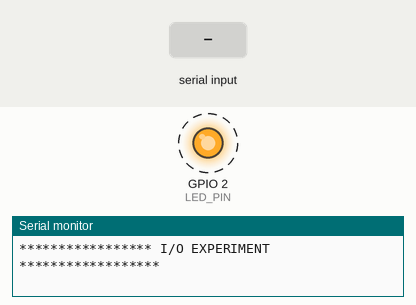
Bench run of a sketch on a simulated ESP32. On the bench: output pins drawn as LEDs (lit = HIGH), the last lines printed to the serial monitor. Dashed ring = blinking. The test bench sets the inputs (shaded band).

Above: at 2.25 s.
2.3 s: "5\n" received over Serial
At 3.6 s:
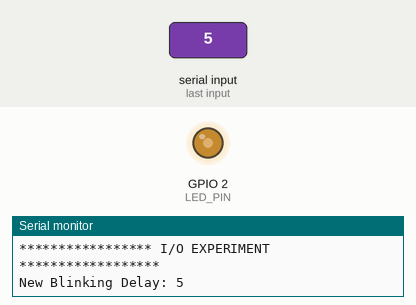
4.0 s: "90,45\n" received over Serial
At 4.23 s:
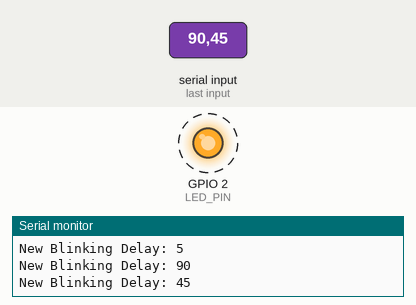
Timing chart, 0 to 13.0 s (numbered marks = the images above; inputs shaded):
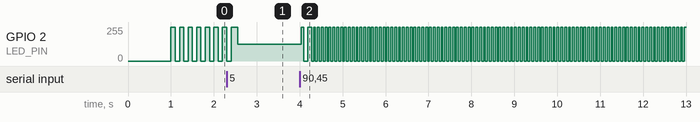

The sketch:

FreeRTOS_01_Experiment.ino
```cpp
#define LED_PIN 2
uint32_t blinkingDelay = 100;
uint32_t newVal;

TaskHandle_t LEDHandle = NULL;
TaskHandle_t InputHandle = NULL;

void setup() {
  // put your setup code here, to run once:
  Serial.begin(115200);
  delay(1000);
  Serial.println("***************** I/O EXPERIMENT ******************");

  pinMode(LED_PIN, OUTPUT);

  xTaskCreatePinnedToCore(toggleLED, "Toggle LED", 1024, NULL, 1, &LEDHandle, 1);
  xTaskCreatePinnedToCore(serialInput, "Serial Input", 1024, NULL, 2, &InputHandle, 1);
}

void loop() {
  // put your main code here, to run repeatedly:

}


// Tasks
void toggleLED(void *param){
  for(;;){
    digitalWrite(LED_PIN, HIGH);
    vTaskDelay(blinkingDelay / portTICK_PERIOD_MS);
    digitalWrite(LED_PIN, LOW);
    vTaskDelay(blinkingDelay / portTICK_PERIOD_MS);
  }
}

void serialInput(void *param){
  for(;;){
    if(Serial.available() > 0){
      newVal = Serial.parseInt();
      blinkingDelay = newVal > 0? newVal : blinkingDelay;
      Serial.print("New Blinking Delay: ");
      Serial.println(blinkingDelay);
    }
    vTaskDelay(200 / portTICK_PERIOD_MS);
  }
}
```

Measured:
- after the input at 4.0 s, GPIO 2 (LED_PIN): alternates 255/255 for 0.05 s and 0/255 for 0.05 s, starting at once
